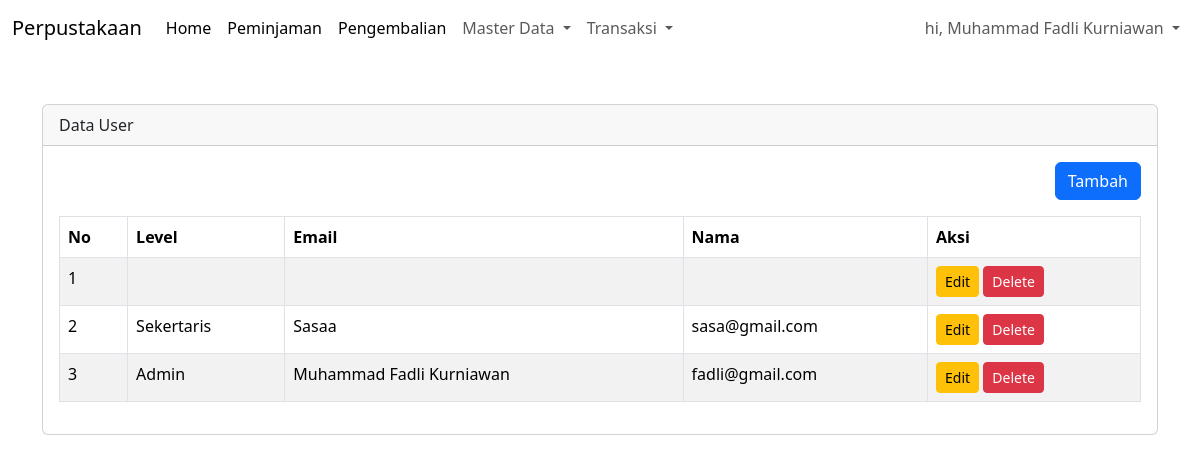
The page /index.php?pg=user (signed in) on the database its author committed.
### tables this page shows
CREATE TABLE `user` (
  `id` int(11) NOT NULL,
  `id_level` int(11) NOT NULL,
  `nama_lengkap` varchar(50) NOT NULL,
  `email` varchar(50) NOT NULL,
  `password` varchar(100) NOT NULL,
  `created_at` timestamp NOT NULL DEFAULT current_timestamp(),
  `updated_at` timestamp NOT NULL DEFAULT current_timestamp() ON UPDATE current_timestamp()
);

CREATE TABLE `level` (
  `id` int(11) NOT NULL,
  `nama_level` varchar(50) NOT NULL,
  `keterangan` text NOT NULL,
  `created_at` timestamp NOT NULL DEFAULT current_timestamp(),
  `updated_at` timestamp NOT NULL DEFAULT current_timestamp() ON UPDATE current_timestamp()
);

### content/user.php (the view, shortened to what this page needs)
<?php
$queryUser = mysqli_query($koneksi, "SELECT level.nama_level, user.* FROM user LEFT JOIN level ON level.id = user.id_level ORDER BY id DESC");
?>
<div class="container mt-5">
    <div class="row">
        <div class="col-sm-12">
            <div class="card">
                <div class="card-header">Data User</div>
                <div class="card-body">
                    <div align="right" class="mb-3">
                        <a href="?pg=tambah-user" class="btn btn-primary">Tambah</a>
                    </div>
                    <table class="table table-bordered table-striped">
                        <thead>
                            <tr>
                                <th>No</th>
                                <th>Level</th>
                                <th>Email</th>
                                <th>Nama</th>
                                <th>Aksi</th>
                            </tr>
                        </thead>
                        <tbody>
                            <?php $no = 1;
                            while ($rowUser = mysqli_fetch_assoc($queryUser)) : ?>
                            <tr>
                                <td><?= $no++ ?></td>
                                <td><?= $rowUser['nama_level'] ?></td>
                                <td><?= $rowUser['nama_lengkap'] ?></td>
                                <td><?= $rowUser['email'] ?></td>
                                <td>
                                    <a class="btn btn-sm btn-warning"
                                        href="?pg=tambah-user&edit=<?= $rowUser['id'] ?>">Edit</a>
                                    <a onclick="return confirm('Apakah anda ingin menghapus data ini?')"
                                        href="?pg=tambah-user&delete=<?= $rowUser['id'] ?>"
                                        class="btn btn-sm btn-danger">Delete</a>
                                </td>
                            </tr>
                            <?php endwhile ?>
                        </tbody>
                    </table>
                </div>
            </div>
        </div>
    </div>
</div>

### rows shown on the page
user: id_level.nama_level "Sekertaris", nama_lengkap "Sasaa", email "sasa@gmail.com"
user: id_level.nama_level "Admin", nama_lengkap "Muhammad Fadli Kurniawan", email "fadli@gmail.com"

### other values the page prints
$_SESSION['NAMA_LENGKAP'] "Muhammad Fadli Kurniawan"
